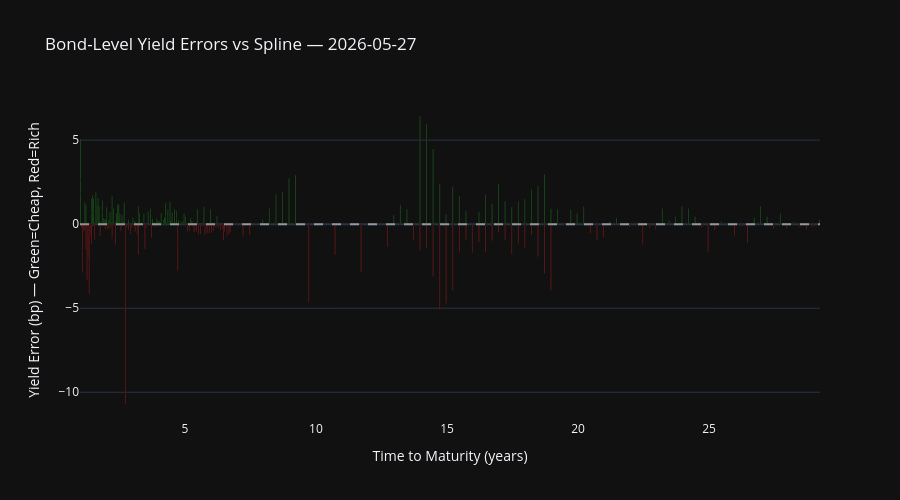

Notebook source saved alongside this figure:
### Markdown cell above
## 3. Per-CUSIP Yield Errors (Rich / Cheap Analysis)

### Code cell
# Yield error bar chart — sorted by TTM
errs = spline.to_frame().reset_index().sort_values("ttm")
errs["color"] = errs["yield_error_bp"].apply(lambda x: "cheap" if x > 0 else "rich")

fig_err = go.Figure()
fig_err.add_trace(go.Bar(
    x=errs["ttm"], y=errs["yield_error_bp"],
    marker_color=errs["yield_error_bp"].apply(lambda x: "#2ca02c" if x > 0 else "#d62728"),
    text=errs["cusip"],
    hovertemplate="<b>%{text}</b><br>TTM: %{x:.1f}Y<br>Error: %{y:.2f}bp<extra></extra>",
    name="Yield Error",
))

fig_err.add_hline(y=0, line_dash="dash", line_color="white", opacity=0.5)

fig_err.update_layout(
    template="plotly_dark",
    title=f"Bond-Level Yield Errors vs Spline — {as_of}",
    xaxis_title="Time to Maturity (years)",
    yaxis_title="Yield Error (bp) — Green=Cheap, Red=Rich",
    height=500,
)
fig_err.show()

### Figure 1 — Plotly figure (JSON) as saved in the notebook; plotly's stock layout.template omitted (floating-point values rounded to 4 significant figures; data arrays with more than 128 entries replaced by an {"elided": "..."} marker saying what was removed)
{"data": [{"hovertemplate": "<b>%{text}</b><br>TTM: %{x:.1f}Y<br>Error: %{y:.2f}bp<extra></extra>", "marker": {"color": {"elided": "273 str values"}}, "name": "Yield Error", "text": {"elided": "273 str values"}, "type": "bar", "x": {"elided": "273 float values"}, "y": {"elided": "273 float values"}}], "layout": {"height": 500, "shapes": [{"line": {"color": "white", "dash": "dash"}, "opacity": 0.5, "type": "line", "x0": 0, "x1": 1, "xref": "x domain", "y0": 0, "y1": 0, "yref": "y"}], "title": {"text": "Bond-Level Yield Errors vs Spline — 2026-05-27"}, "xaxis": {"title": {"text": "Time to Maturity (years)"}}, "yaxis": {"title": {"text": "Yield Error (bp) — Green=Cheap, Red=Rich"}}}}
